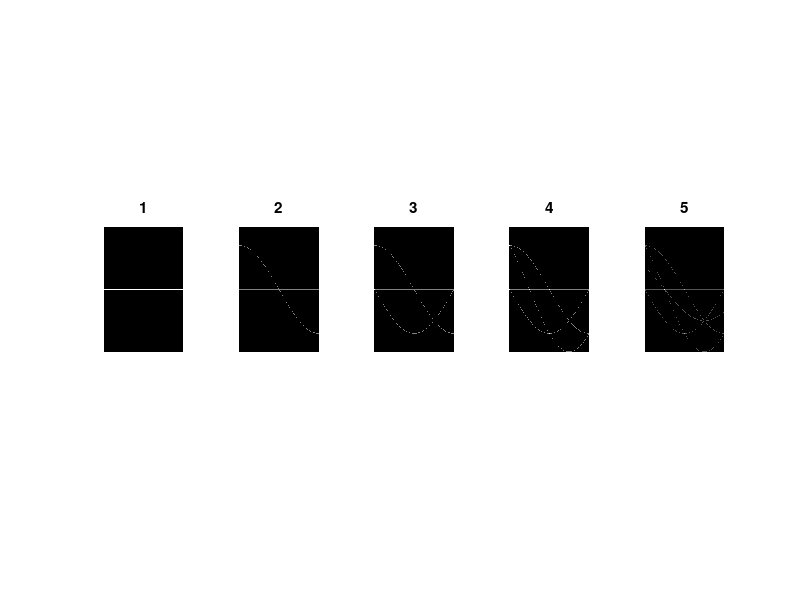

Here is the MATLAB script that generated this plot: (Note: this script raises an error after producing the figure.)
function [] = HW1Q1()
% Task 1 - transform

N = 101;
M = ceil(101 / 2);
f=zeros(N,N);

values = [[1,1],[N,1],[1,N],[N,N],[M,M]];

figure;
index = 1;
last = numel(values) - 1;

for k = 1:2:last
    x = values(k);
    y = values(k + 1);
    f(x,y)=1;
    H=hough(f);
    subplot(1,5,index);
    imshow(H,[])
    title(num2str(index));
    index = index + 1;
end    

%% Task 1 - Canny edge detector

addpath('hough');

N = 256;
square_start = N / 4;
square_end = square_start + N / 2;
I = zeros(N);
I(square_start:square_end, square_start:square_end) = 1;

houghOverlay('Square: Bitmap',I);

%% Task 1 - Line linking on building.jpg

addpath('hough');

I = imread('building.jpg');
houghOverlay('Building.jpg',I);